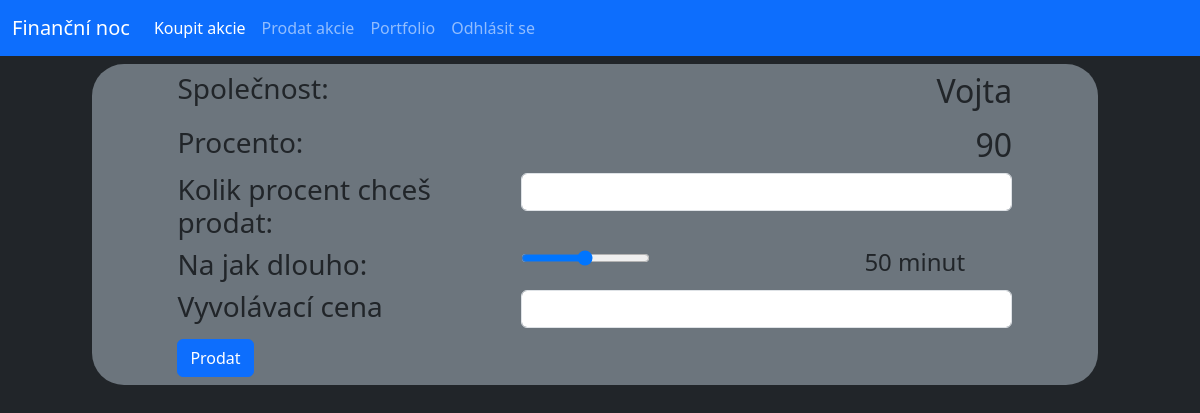
The app's page /sell/1 (signed in), older data.
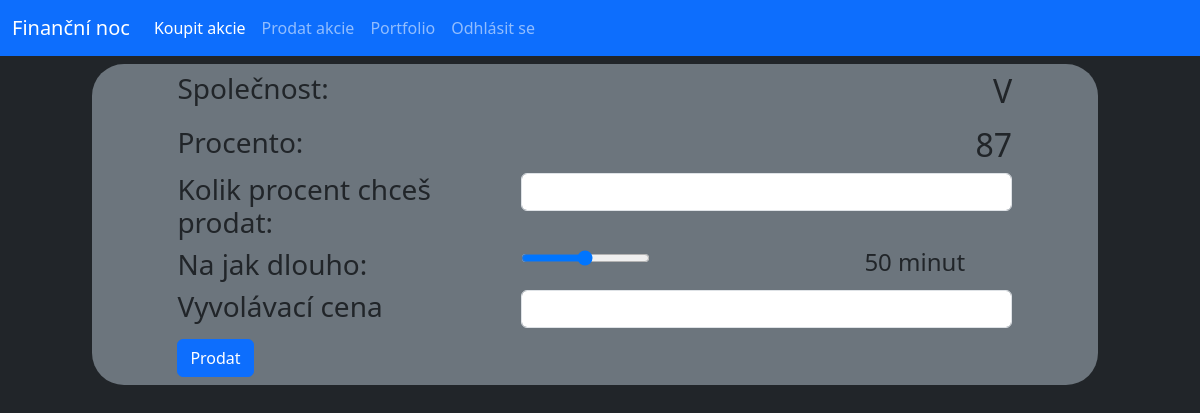
The same page, newer data.
### database.py (models this page shows, shortened)
class Stock(db.Model):
    _id = db.Column("id", db.Integer, primary_key=True)
    owner = db.Column(db.String(40))
    name = db.Column(db.String(40))
    percentage = db.Column(db.Integer)
    isSelling = db.Column(db.Boolean)

### router.py (the view, shortened to what this page needs)
@app.route("/sell", methods=["GET"])
@app.route("/sell/<stock_id>", methods=["GET", "POST"])
def sellStock(stock_id=-1):
    if not "user" in session:
        return redirect(url_for("login"))
    if (request.method == "GET") and (int(stock_id) < 0):
        stocks = Stock.query.filter_by(owner=session["user"]).all()
        return render_template("sell.html", stocks=stocks, logged=True)
    elif (request.method == "GET") and (int(stock_id) >= 0):
        stock = Stock.query.filter_by(_id=stock_id).first()
        stocks = Stock.query.all()
        if stock.owner == session["user"]:
            return render_template("stockSell.html", stock=stock, logged=True)
        else:
            flash("Tuto akcii nevlastníš!")
            return redirect(url_for("home"))

### templates/stockSell.html (shortened to what this page needs)
{% extends "main.html" %}
{% block content %}
<div class="row py-2">
    <div class="col-offset-1 col-11">
        <div class="conteiner offset-1 bg-secondary rounded-5">
            <div class="row py-2">
                <div class="col-4 offset-1"><h3>Společnost:</h3></div>
                <div class="col-6"><h2 class="text-end">{{stock.name}}</h2></div>
            </div>
            <form action="#" method="POST">
                <div class="row">
                    <div class="col-4 offset-1"><h3>Procento:</h3></div>
                    <div class="col-6"><h2 class="text-end">{{stock.percentage}}</h2></div>
                </div>
                <div class="row">
                    <div class="col-4 offset-1"><h3>Kolik procent chceš prodat: </h3></div>
                    <div class="col-6"><input type="amount" class="form-control" id="amount" name="amount"></div>
                </div>
                <div class="row">
                    <div class="col-4 offset-1"><h3>Na jak dlouho: </h3></div>
                    <div class="col-4"><input type="range" min="1" max="100" value="50" class="slider" id="minutes" name="minutes"></div>
                    <div class="col"><h4><span id="sliderValue"></span> minut</h4></div>
                </div>
                <div class="row">
                    <div class="col-4 offset-1"><h3>Vyvolávací cena</h3></div>
                    <div class="col-6"><input type="price" class="form-control" id="price" name="price"></div>
                </div>
                <div class="row py-2">
                    <div class="col-4 offset-1">
                        <button type="submit" class="btn btn-primary">Prodat</button>
                    </div>
            </form>
            </div>
        </div>
    </div>
{% endblock %}

Row changes from the older to the newer data that the page shows:
changed Stock: name "Vojta" → "V"; percentage "90" → "87"
